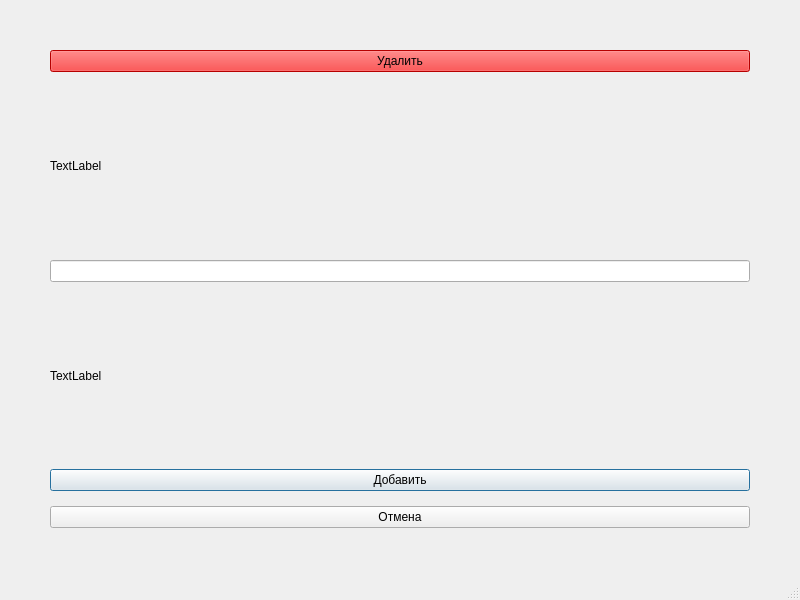
<?xml version="1.0" encoding="UTF-8"?>
<ui version="4.0">
 <class>MainWindow</class>
 <widget class="QMainWindow" name="MainWindow">
  <property name="geometry">
   <rect>
    <x>0</x>
    <y>0</y>
    <width>800</width>
    <height>600</height>
   </rect>
  </property>
  <property name="windowTitle">
   <string>MainWindow</string>
  </property>
  <widget class="QWidget" name="centralwidget">
   <layout class="QVBoxLayout" name="verticalLayout">
    <property name="spacing">
     <number>15</number>
    </property>
    <property name="leftMargin">
     <number>50</number>
    </property>
    <property name="topMargin">
     <number>50</number>
    </property>
    <property name="rightMargin">
     <number>50</number>
    </property>
    <property name="bottomMargin">
     <number>50</number>
    </property>
    <item>
     <widget class="QPushButton" name="pushButton">
      <property name="styleSheet">
       <string notr="true">background-color: red;
</string>
      </property>
      <property name="text">
       <string>Удалить</string>
      </property>
     </widget>
    </item>
    <item>
     <widget class="QLabel" name="label">
      <property name="text">
       <string>TextLabel</string>
      </property>
     </widget>
    </item>
    <item>
     <widget class="QLineEdit" name="lineEdit"/>
    </item>
    <item>
     <widget class="QLabel" name="label_2">
      <property name="text">
       <string>TextLabel</string>
      </property>
     </widget>
    </item>
    <item>
     <widget class="QPushButton" name="pushButton_2">
      <property name="text">
       <string>Добавить</string>
      </property>
      <property name="autoDefault">
       <bool>true</bool>
      </property>
      <property name="default">
       <bool>true</bool>
      </property>
     </widget>
    </item>
    <item>
     <widget class="QPushButton" name="pushButton_3">
      <property name="text">
       <string>Отмена</string>
      </property>
     </widget>
    </item>
   </layout>
  </widget>
  <widget class="QMenuBar" name="menubar">
   <property name="geometry">
    <rect>
     <x>0</x>
     <y>0</y>
     <width>800</width>
     <height>21</height>
    </rect>
   </property>
  </widget>
  <widget class="QStatusBar" name="statusbar"/>
 </widget>
 <resources/>
 <connections/>
</ui>
